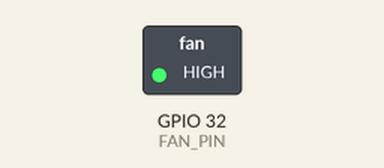
Recording of a sketch running on a simulated ESP32. Parts: switched loads named in the sketch (green lamp = pin HIGH). WiFi joins after 1.5 s; servers stay silent unless stated; the local clock reads 2024-03-15 10:24:30 at power-on unless the sketch sets it; random numbers use the default seed unless the sketch sets one; no MQTT or app messages arrive unless stated; what the sketch prints to the serial monitor is not drawn.

Above: at 2.1 s.
At 39.4 s:
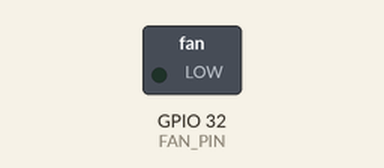
Timing chart, 0 to 40.9 s (numbered marks = the images above):
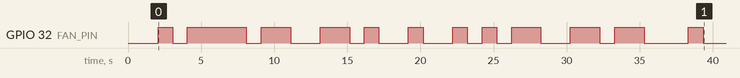

The sketch:

node_server.ino
```cpp
#include <WiFi.h>
#include <PubSubClient.h>
// Modbus
/*#include <ModbusMaster.h>
#include <HardwareSerial.h>
*/
#include <WiFiUdp.h>
#include <time.h>
#include <ArduinoJson.h>
#include "global.h"

WiFiClient espClient;
PubSubClient client(espClient);

// Modbus
/*
// Inisialisasi objek ModbusMaster dengan Serial1 (TX1, RX1) untuk modul 1 power meter
ModbusMaster nodeModul1;

// Inisialisasi objek ModbusMaster dengan Serial2 (TX2, RX2) untuk modul 2 temp sensor
ModbusMaster nodeModul2;
*/

void setup() {
  Serial.begin(115200);
  pinMode(FAN_PIN, OUTPUT);
  digitalWrite(FAN_PIN, LOW); // Matikan SSR saat memulai
  WiFi.begin(ssid, password);

  // Wi-Fi & MQTT
  while (WiFi.status() != WL_CONNECTED) {
    delay(1000);
    Serial.println("Connecting to WiFi...");
  }

  Serial.println("Connected to WiFi");
  client.setServer(mqttServer, mqttPort);
  client.setCallback(callback);

  configTime(0, 0, "pool.ntp.org");  // Configure the time using NTP

  while (!client.connected()) {
    if (client.connect("ESP32Client", mqttUser, mqttPassword)) {
      Serial.println("Connected to MQTT Broker");
    } else {
      Serial.print("MQTT Connection Failed, rc=");
      Serial.print(client.state());
      Serial.println(" Retrying in 5 seconds...");
      delay(5000);
    }
  }

  /*
  // Modbus Serial
  // Inisialisasi komunikasi Serial1 (TX1, RX1) untuk modul 1
  Serial1.begin(9600, SERIAL_8N1, 3, 1); // RX1 (GPIO3), TX1 (GPIO1)
  Serial1.setTimeout(200);

  // Inisialisasi komunikasi Serial2 (TX2, RX2) untuk modul 2
  Serial2.begin(9600, SERIAL_8N1, 16, 17); // RX2 (GPIO16), TX2 (GPIO17)
  Serial2.setTimeout(200);

  // Inisialisasi objek ModbusMaster untuk modul 1 dengan alamat slave 1
  nodeModul1.begin(1, Serial1);

  // Inisialisasi objek ModbusMaster untuk modul 2 dengan alamat slave 2
  nodeModul2.begin(2, Serial2);
  */
}

void loop() {
  // Modbus
  /*
  uint8_t result, result2;
  uint16_t data_node[2], data_node2;
  int i;
  float reading;
  */

  // Modbus
  /*
  for(i=0; i<=2; i++){
    result = nodeModul1.readHoldingRegisters(data_register[i], 1);
    if (result == nodeModul1.ku8MBSuccess) {
      Serial.println("Success, Received data: ");
      data_node[0]=nodeModul1.getResponseBuffer(0x00);
      data_node[1]=nodeModul1.getResponseBuffer(0x01);

      // Baca voltage dari modul 1
      if(data_register[i] == 0x0123){
        Serial.print("Volatge: ");
        reading = *((float *)data_node);
        Serial.print(reading);
        Serial.println(" Volt");
      }
      // Baca current dari modul 1
      if(data_register[i] == 0x0234){
        Serial.print("Current: ");
        reading = *((float *)data_node);
        Serial.print(reading);
        Serial.println(" Amps");
      }
      // Baca power dari modul 1
      if(data_register[i] == 0x0345){
        Serial.print("Power: ");
        reading = *((float *)data_node);
        Serial.print(reading);
        Serial.println(" Watt");
      }
    } else {
      Serial.print("Gagal membaca modul 1");
      Serial.print(result, HEX);
      Serial.println("");
    }
  }

  // Baca register holding dari modul 2
  result2 = nodeModul2.readHoldingRegisters(0x03E8, 1); // Alamat register dan jumlah register

  // Cek hasil operasi modul 2
  if (result2 == nodeModul2.ku8MBSuccess) {
    data_node2 = nodeModul2.getResponseBuffer(0); // Data dari buffer respons
    Serial.print("Data dari modul 2: ");
    Serial.print(data_node2);
    Serial.println(" C");
  } else {
    Serial.print("Gagal membaca modul 2: ");
    Serial.println(result2, HEX);
  }
  */

  // Simulasi pengiriman data (Data dummy)
  float voltage = random(190, 221); // Contoh voltage acak antara 190-220 V
  float current = random(0, 7); // Contoh current acak antara 0-6 A
  float power = voltage * current;
  float currentTemperature = random(20, 30); // Contoh suhu acak antara 20-30 derajat Celsius

  // Cek apakah suhu mengalami kenaikan 2%
  if ((currentTemperature - lastTemperature) / lastTemperature >= TEMPERATURE_THRESHOLD) {
    digitalWrite(FAN_PIN, HIGH); // Nyalakan FAN
    fanStatus = "ON";
  } else {
    digitalWrite(FAN_PIN, LOW);
    fanStatus = "OFF";
  }
  lastTemperature = currentTemperature;

  // Konversi ke tipe data string
  String voltagePayload = String(voltage);
  String currentPayload = String(current);
  String powerPayload = String(power);
  String tempPayload = String(lastTemperature);

  // Get current time
  time_t now;
  time(&now);

  // Add 7 hours (7 * 3600 seconds) to the time
  now += 7 * 3600;

  // Format the timestamp string
  struct tm* timeinfo;
  timeinfo = localtime(&now);
  char timestampStr[30];
  strftime(timestampStr, sizeof(timestampStr), "%Y-%m-%d %H:%M:%S", timeinfo);

  // Membuat objek JSON
  StaticJsonDocument<200> jsonDocument;
  jsonDocument["status"] = "OK";
  jsonDocument["deviceID"] = "hafizal-ps";
  JsonObject data = jsonDocument.createNestedObject("data");
  data["v"] = voltagePayload;
  data["i"] = currentPayload;
  data["pa"] = powerPayload;
  data["temp"] = tempPayload;
  data["fan"] = fanStatus;
  data["time"] = timestampStr;

  // Mengonversi objek JSON menjadi String
  String payload;
  serializeJson(jsonDocument, payload);

  client.publish("DATA/ONLINE/SENSOR/PANEL_1", payload.c_str());
  Serial.println(payload);

  delay(1000);
}

void callback(char* topic, byte* payload, unsigned int length) {
  // Handle pesan yang diterima jika diperlukan
}
```

global.h
```cpp
const char* ssid = "ACUPUNCTURE CLINIC 1";
const char* password = "0351496477";
const char* mqttServer = "tailor.cloudmqtt.com";
const int mqttPort = 16144;
const char* mqttUser = "uinfmnbq";
const char* mqttPassword = "b2vg8UYSyRii";

// voltage, current and power data register of Selec EM4M
uint16_t data_register[3] = {0x0123, 0x0234, 0x0345};

float lastTemperature = 0.0; // Nilai suhu sebelumnya
const float TEMPERATURE_THRESHOLD = 0.02; // Kenaikan suhu sebesar 2%

const int FAN_PIN = 32; // Pin GPIO32 untuk mengendalikan SSR (FAN)

String fanStatus;
```

Measured:
- by itself, GPIO 32 (FAN_PIN): LOW → HIGH at 2.1 s, → LOW 1.0 s later, → HIGH 1.0 s later, → LOW 4.0 s later, … (24 changes in this stretch)
